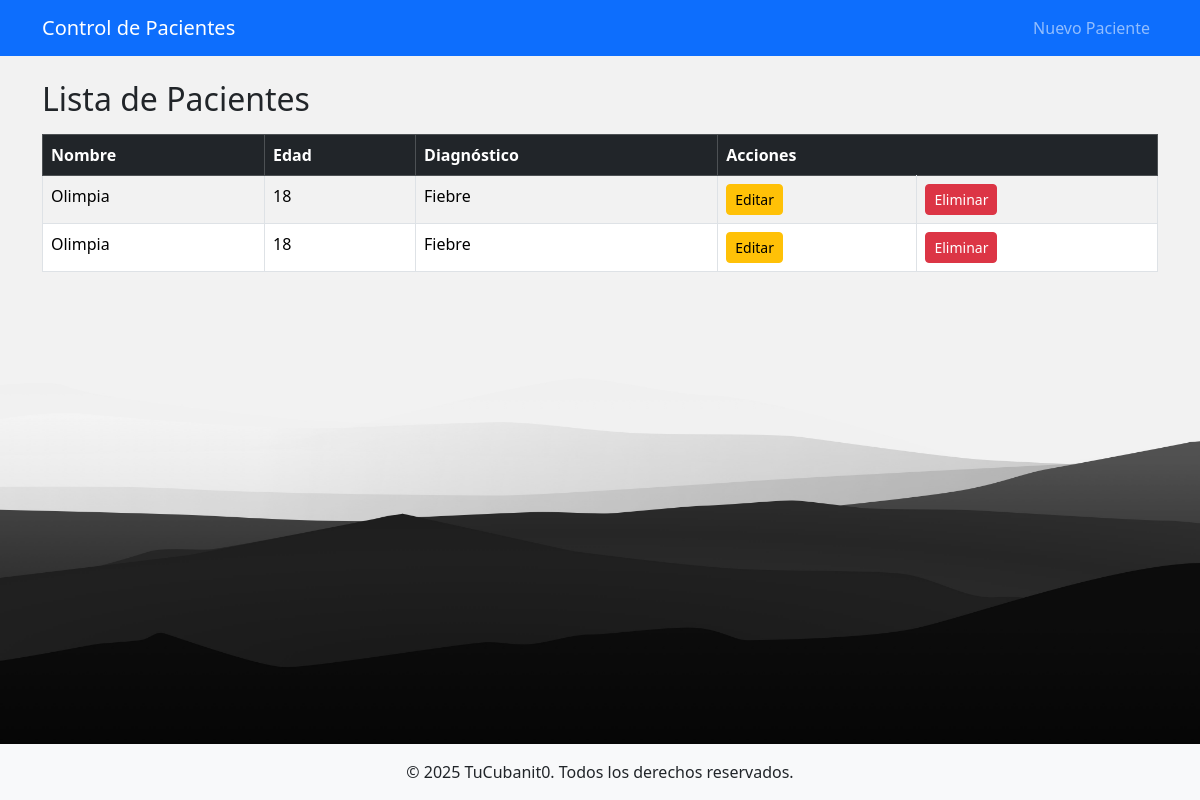
Before: / with the older database file.
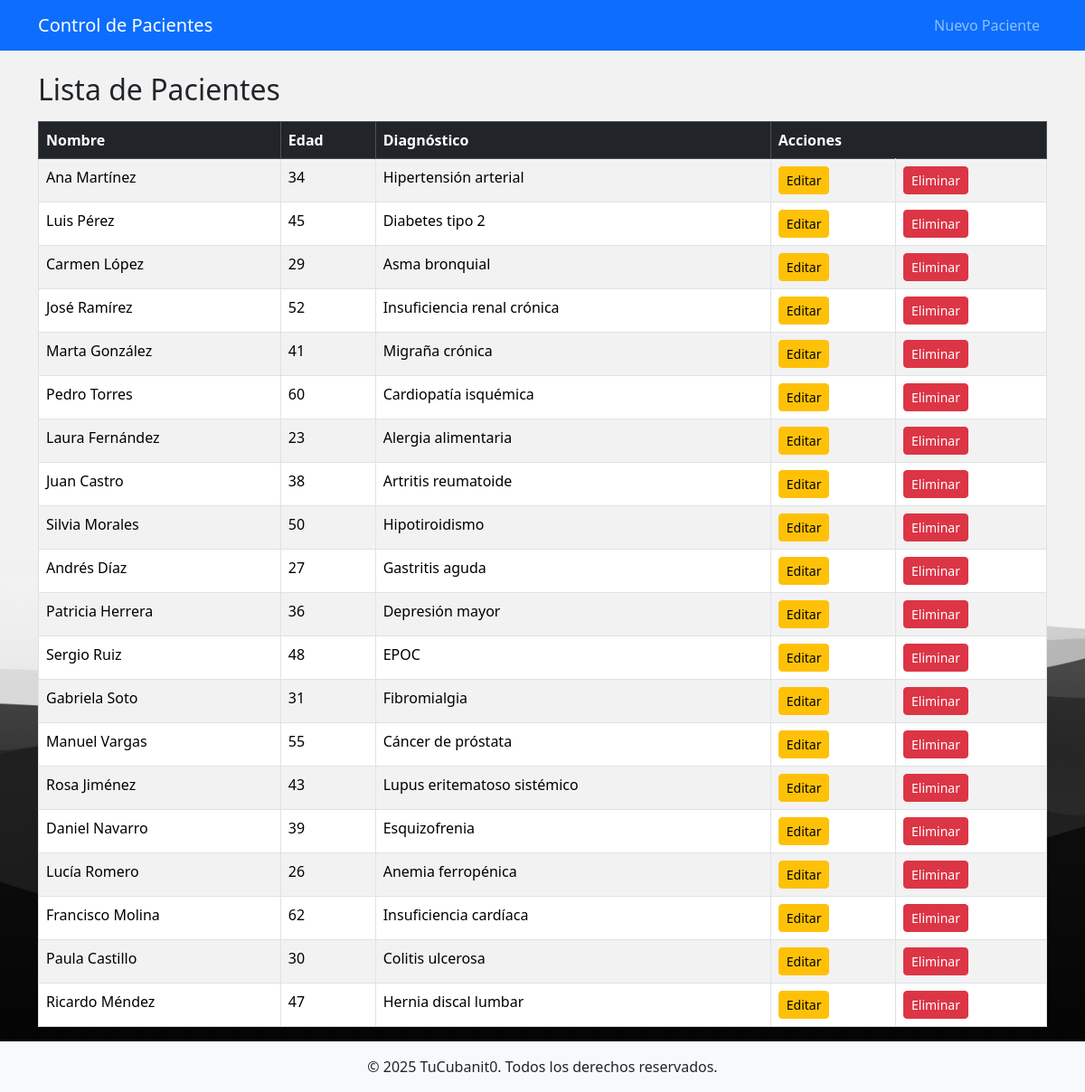
After: the same page with the newer database file.
### tables this page shows
CREATE TABLE pacientes (
            id INTEGER PRIMARY KEY AUTOINCREMENT,
            nombre TEXT NOT NULL,
            edad INTEGER NOT NULL,
            diagnostico TEXT NOT NULL
        );

### app.py (the view)
@app.route('/')
def index():
    try:
        pacientes = db.obtener_pacientes()  # Fetch patients from the database
        return render_template('index.html', pacientes=pacientes)
    except Exception as e:
        logger.error(f"Error retrieving pacientes: {e}")
        return render_template('error.html', message="Failed to retrieve patient data.")

### app.py (called while the page is built)
@app.context_processor
def inject_current_year():
    return {'current_year': datetime.now().year}

### db.py (called while the page is built)
def handle_db_error(func):
    def wrapper(*args, **kwargs):
        try:
            return func(*args, **kwargs)
        except sqlite3.Error as e:
            print(f"Database error in {func.__name__}: {e}")
            return None
    return wrapper

@handle_db_error
def obtener_pacientes() -> List[sqlite3.Row]:
    with sqlite3.connect(DATABASE_PATH) as conn:
        conn.row_factory = sqlite3.Row
        cursor = conn.cursor()
        cursor.execute(f'SELECT * FROM {TABLE_PACIENTES}')
        return cursor.fetchall()

### templates/index.html (shortened to what this page needs)
{% extends "base.html" %}
{% block content %}
<section>
    <h2 class="mb-3">Lista de Pacientes</h2>
    <table class="table table-bordered table-striped">
        <thead class="table-dark">
            <tr>
                <th>Nombre</th>
                <th>Edad</th>
                <th>Diagnóstico</th>
                <th colspan="2">Acciones</th>
            </tr>
        </thead>
        <tbody>
            {% for paciente in pacientes %}
            <tr>
                <td>{{ paciente[1] }}</td>
                <td>{{ paciente[2] }}</td>
                <td>{{ paciente[3] }}</td>
                <td>
                    <a href="{{ url_for('editar_paciente', id=paciente[0]) }}" class="btn btn-warning btn-sm">Editar</a>
                </td>
                <td>
                    <a href="{{ url_for('eliminar_paciente', id=paciente[0]) }}" class="btn btn-danger btn-sm">Eliminar</a>
                </td>
            </tr>
            {% else %}
            <tr>
                <td colspan="5" class="text-center">No hay pacientes registrados.</td>
            </tr>
            {% endfor %}
        </tbody>
    </table>
</section>
{% endblock %}

### templates/base.html (shortened to what this page needs)
<!DOCTYPE html>
<html lang="es">
<head>
    <link rel="stylesheet" href="{{ url_for('static', filename='css/style.css') }}">
    <link href="https://cdn.jsdelivr.net/npm/bootstrap@5.3.5/dist/css/bootstrap.min.css" rel="stylesheet">
</head>
<body class="bg-light">
    <nav class="navbar navbar-expand-lg navbar-dark bg-primary">
        <div class="container">
            <a class="navbar-brand" href="{{ url_for('index') }}">Control de Pacientes</a>
            <div class="collapse navbar-collapse" id="navbarNav">
                <ul class="navbar-nav ms-auto">
                    <li class="nav-item">
                        <a class="nav-link" href="{{ url_for('nuevo_paciente') }}">Nuevo Paciente</a>
                    </li>
                </ul>
            </div>
        </div>
    </nav>
    <main class="container mt-4">
        {% block content %}
        {% endblock %}
    </main>
    <footer class="text-center mt-auto">
        <div class="container">
            <p class="mb-0">&copy; {{ current_year }} TuCubanit0. Todos los derechos reservados.</p>
        </div>
    </footer>
</body>
</html>

### static/css/style.css (style rules this page uses)
body { background-image: url('711093.jpg'); background-size: cover; background-repeat: no-repeat; background-attachment: fixed; background-position: center; margin: 0; font-family: Arial, sans-serif; color: #333; }

### templates/base.html (style rules this page uses)
body { display: flex; flex-direction: column; min-height: 100vh; }
main { flex: 1; }
footer { background-color: #f8f9fa; padding: 1rem 0; }

Changed rows visible on the page:
removed pacientes: nombre "Olimpia", edad "18", diagnostico "Fiebre"
removed pacientes: nombre "Olimpia", edad "18", diagnostico "Fiebre"
added pacientes: nombre "Ana Martínez", edad "34", diagnostico "Hipertensión arterial"
added pacientes: nombre "Luis Pérez", edad "45", diagnostico "Diabetes tipo 2"
added pacientes: nombre "Carmen López", edad "29", diagnostico "Asma bronquial"
added pacientes: nombre "José Ramírez", edad "52", diagnostico "Insuficiencia renal crónica"
added pacientes: nombre "Marta González", edad "41", diagnostico "Migraña crónica"
added pacientes: nombre "Pedro Torres", edad "60", diagnostico "Cardiopatía isquémica"
added pacientes: nombre "Laura Fernández", edad "23", diagnostico "Alergia alimentaria"
added pacientes: nombre "Juan Castro", edad "38", diagnostico "Artritis reumatoide"
added pacientes: nombre "Silvia Morales", edad "50", diagnostico "Hipotiroidismo"
added pacientes: nombre "Andrés Díaz", edad "27", diagnostico "Gastritis aguda"
added pacientes: nombre "Patricia Herrera", edad "36", diagnostico "Depresión mayor"
added pacientes: nombre "Sergio Ruiz", edad "48", diagnostico "EPOC"
added pacientes: nombre "Gabriela Soto", edad "31", diagnostico "Fibromialgia"
added pacientes: nombre "Manuel Vargas", edad "55", diagnostico "Cáncer de próstata"
added pacientes: nombre "Rosa Jiménez", edad "43", diagnostico "Lupus eritematoso sistémico"
added pacientes: nombre "Daniel Navarro", edad "39", diagnostico "Esquizofrenia"
added pacientes: nombre "Lucía Romero", edad "26", diagnostico "Anemia ferropénica"
added pacientes: nombre "Francisco Molina", edad "62", diagnostico "Insuficiencia cardíaca"
added pacientes: nombre "Paula Castillo", edad "30", diagnostico "Colitis ulcerosa"
added pacientes: nombre "Ricardo Méndez", edad "47", diagnostico "Hernia discal lumbar"
